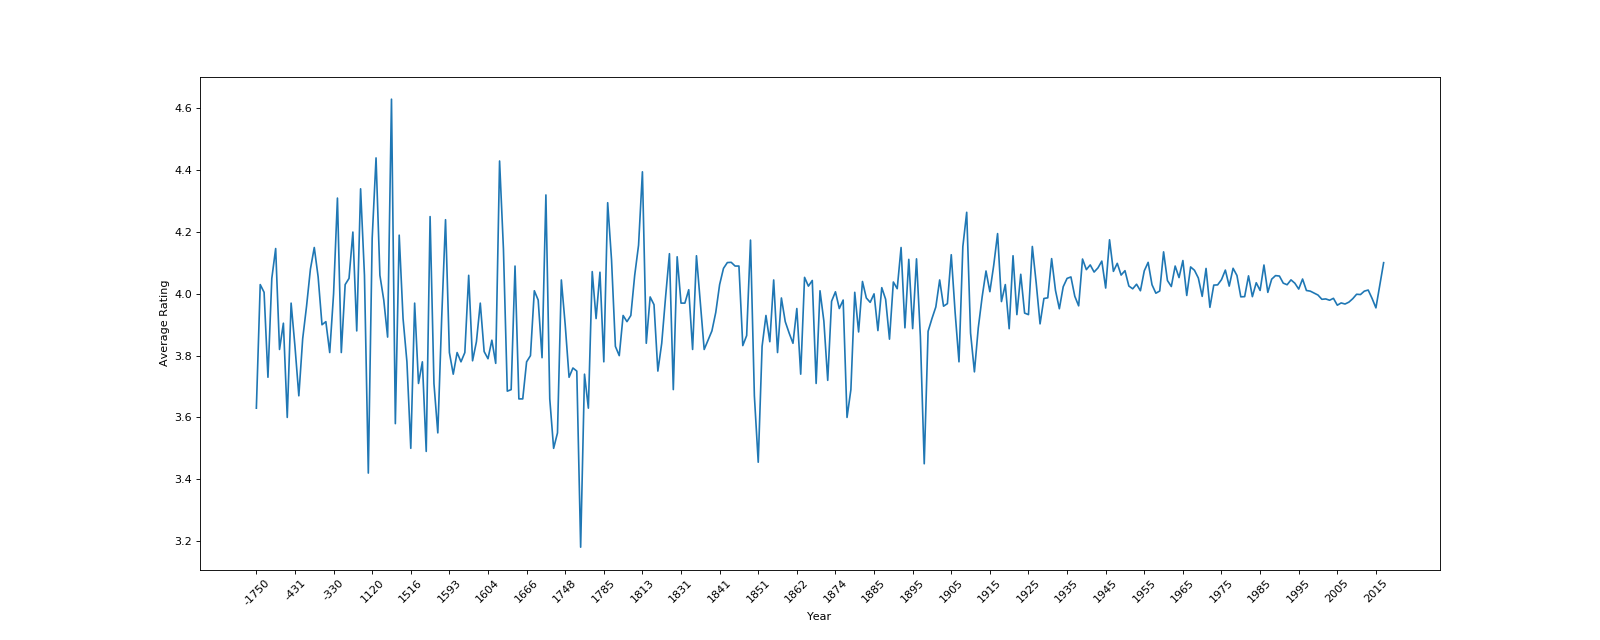

This figure's Python source:
import pandas as pd
import matplotlib.pyplot as plt

file_path = './books.csv'

df = pd.read_csv(file_path)
df.dropna(subset = ['original_publication_year'], inplace = True)
rating_data = df.groupby('original_publication_year')['average_rating'].mean()

_x = rating_data.index
_y = rating_data.values

plt.figure(figsize = (20, 8), dpi = 80)
plt.plot(range(len(_x)), _y)
plt.xticks(range(0, len(_x), 10), _x[::10].astype(int), rotation = 45)
plt.xlabel('Year')
plt.ylabel('Average Rating')

plt.savefig('./chart.png')
plt.show()